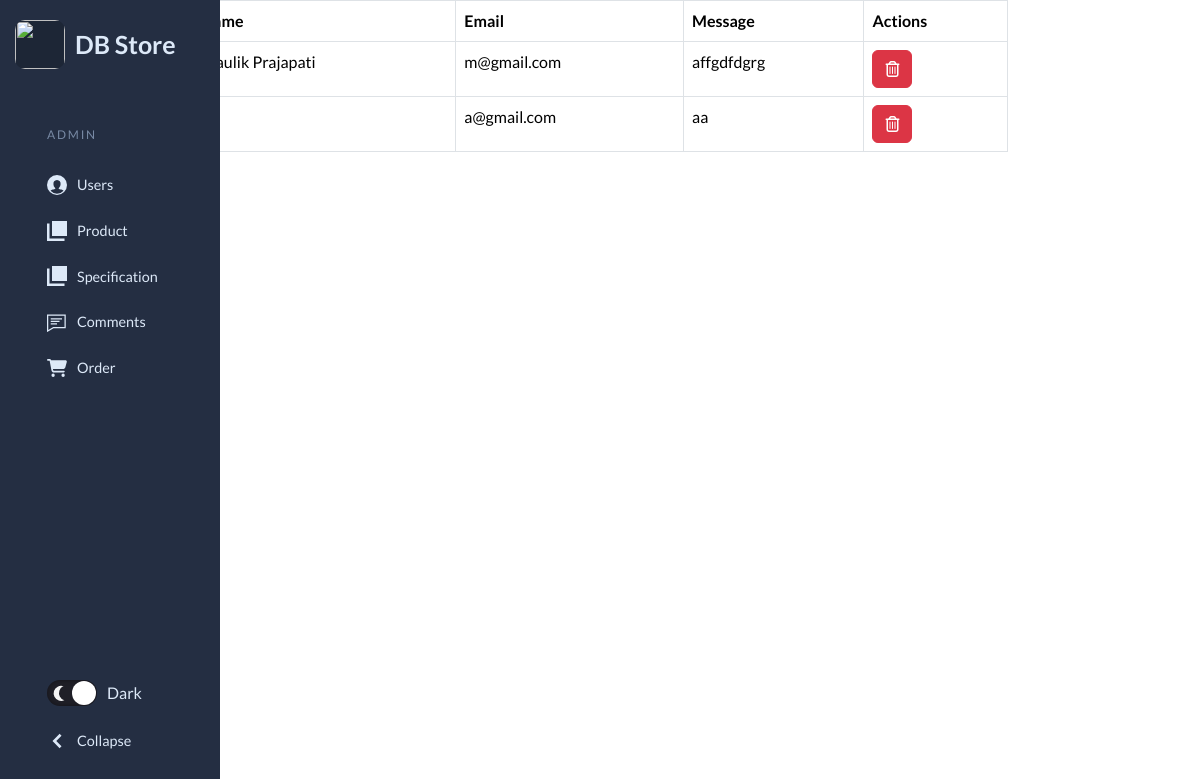
/adminContact.php (signed in), run on the app's committed database.
### tables this page shows
CREATE TABLE `contact` (
  `id` int(255) NOT NULL,
  `name` varchar(255) NOT NULL,
  `email` varchar(255) NOT NULL,
  `message` varchar(255) NOT NULL
);

### adminContact.php (the view, shortened to what this page needs)
<?php
include "connection.php";
?>
<!DOCTYPE html>
<html lang="en">
<head>
    <link href="https://cdn.jsdelivr.net/npm/bootstrap@5.3.2/dist/css/bootstrap.min.css" rel="stylesheet">
    <link rel="stylesheet" href="https://cdnjs.cloudflare.com/ajax/libs/font-awesome/6.5.1/css/all.min.css" />
<body>
    <div class="container" style="width: 70%;">
        <?php
        include "adminNavbar.php";
        $query = "select * from contact";
        $result = mysqli_query($conn, $query);
        ?>
        <div class="row">
            <div class="col-12">
                <table class="table table-bordered">
                    <thead>
                        <tr>
                            <th scope="col">Name</th>
                            <th scope="col">Email</th>
                            <th scope="col">Message</th>
                            <th scope="col">Actions</th>
                        </tr>
                    </thead>
                    <tbody>
                        <?php
                        while ($row = mysqli_fetch_assoc($result)) {
                        ?>
                            <tr>
                                <td><?php echo $row["name"]; ?></td>
                                <td><?php echo $row["email"]; ?></td>
                                <td><?php echo $row["message"]; ?></td>
                                <td>
                                    <a href="commentDelete.php?id=<?php echo $row['id'] ?>"> <button type="submit" class="btn btn-danger" name="btnDelete"><i class="far fa-trash-alt"></i></button></a>
                                </td>
                            </tr>
                        <?php
                        }
                        ?>
                    </tbody>
                </table>
            </div>
        </div>
    </div>
</body>
</html>

### adminNavbar.php (style rules this page uses)
:root { --page-header-bgColor: #242e42; --page-header-bgColor-hover: #1d2636; --page-header-txtColor: #dde9f8; --page-header-headingColor: #7889a4; --page-header-width: 220px; --page-content-bgColor: #f0f1f6; --page-content-txtColor: #171616; --page-content-blockColor: #fff; --white: #fff; --black: #333; --blue: #00b9eb; --red: #ec1848; --border-radius: 4px; --box-shadow: 0 0 10px -2px rgba(0, 0, 0, 0.075); --switch-bgLightModeColor: #87cefa; --switch-sunColor: gold; --switch-moonColor: #f4f4f4; --switch-bgDarkModeColor: #1f1f27; }
* { padding: 0; margin: 0; box-sizing: border-box; }
a, button { color: inherit; }
a { text-decoration: none; }
button { background: none; cursor: pointer; }
button, input { border: none; }
body { font: 16px/1.5 "Lato", sans-serif; }

### data on the page
contact: name "Maulik Prajapati", email "m@gmail.com", message "affgdfdgrg"
contact: email "a@gmail.com", message "aa"
